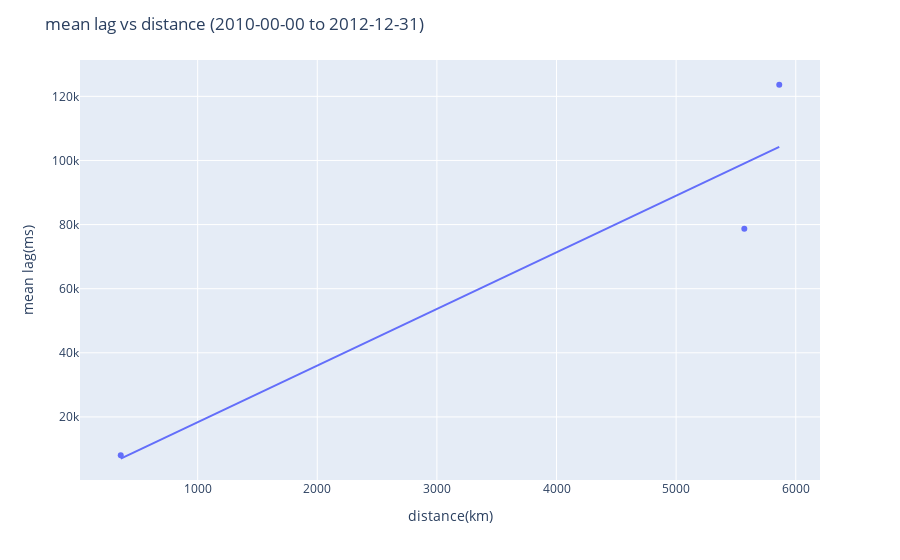

Source (notebook cell):
### Code cell
date1,date2 = "2010-00-00","2012-12-31"

plot_lag_vs_distance(lags_price,date1,date2)

### Figure 1 — Plotly figure (JSON) as saved in the notebook; plotly's stock layout.template omitted (floating-point values rounded to 4 significant figures)
{"data": [{"hovertemplate": "distance=%{x}<br>mean_lag=%{y}<extra></extra>", "legendgroup": "", "marker": {"color": "#636efa", "symbol": "circle"}, "mode": "markers", "name": "", "orientation": "v", "showlegend": false, "type": "scatter", "x": [5862, 5570, 357], "xaxis": "x", "y": [123600.0, 78670.0, 8040.0], "yaxis": "y"}, {"hovertemplate": "<b>OLS trendline</b><br>mean_lag = 17.677 * distance + 645.829<br>R<sup>2</sup>=0.883183<br><br>distance=%{x}<br>mean_lag=%{y} <b>(trend)</b><extra></extra>", "legendgroup": "", "marker": {"color": "#636efa", "symbol": "circle"}, "mode": "lines", "name": "", "showlegend": false, "type": "scatter", "x": [357, 5570, 5862], "xaxis": "x", "y": [6957.0, 99110.0, 104300.0], "yaxis": "y"}], "layout": {"legend": {"tracegroupgap": 0}, "margin": {"t": 60}, "title": {"text": "mean lag vs distance (2010-00-00 to 2012-12-31)"}, "xaxis": {"anchor": "y", "domain": [0, 1], "title": {"text": "distance(km)"}}, "yaxis": {"anchor": "x", "domain": [0, 1], "title": {"text": "mean lag(ms)"}}}}
